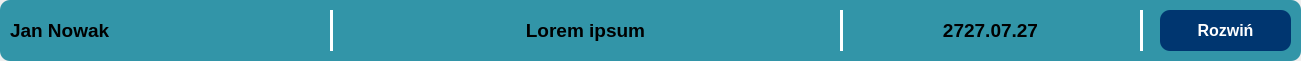
<?xml version="1.0" encoding="UTF-8"?>
<ui version="4.0">
 <class>MailItem</class>
 <widget class="QWidget" name="MailItem">
  <property name="geometry">
   <rect>
    <x>0</x>
    <y>0</y>
    <width>1301</width>
    <height>61</height>
   </rect>
  </property>
  <property name="minimumSize">
   <size>
    <width>1301</width>
    <height>61</height>
   </size>
  </property>
  <property name="windowTitle">
   <string>Form</string>
  </property>
  <widget class="QFrame" name="frame">
   <property name="geometry">
    <rect>
     <x>0</x>
     <y>0</y>
     <width>1301</width>
     <height>61</height>
    </rect>
   </property>
   <property name="minimumSize">
    <size>
     <width>1301</width>
     <height>61</height>
    </size>
   </property>
   <property name="styleSheet">
    <string notr="true">background-color: rgb(50, 149, 168);
border-radius: 10px;
</string>
   </property>
   <property name="frameShape">
    <enum>QFrame::Shape::StyledPanel</enum>
   </property>
   <property name="frameShadow">
    <enum>QFrame::Shadow::Raised</enum>
   </property>
   <widget class="QLabel" name="mailSender">
    <property name="geometry">
     <rect>
      <x>10</x>
      <y>10</y>
      <width>191</width>
      <height>41</height>
     </rect>
    </property>
    <property name="font">
     <font>
      <pointsize>14</pointsize>
      <bold>true</bold>
     </font>
    </property>
    <property name="layoutDirection">
     <enum>Qt::LayoutDirection::LeftToRight</enum>
    </property>
    <property name="styleSheet">
     <string notr="true">
</string>
    </property>
    <property name="text">
     <string>Jan Nowak</string>
    </property>
    <property name="textFormat">
     <enum>Qt::TextFormat::RichText</enum>
    </property>
    <property name="alignment">
     <set>Qt::AlignmentFlag::AlignLeading|Qt::AlignmentFlag::AlignLeft|Qt::AlignmentFlag::AlignVCenter</set>
    </property>
   </widget>
   <widget class="Line" name="line_24">
    <property name="geometry">
     <rect>
      <x>330</x>
      <y>10</y>
      <width>3</width>
      <height>41</height>
     </rect>
    </property>
    <property name="styleSheet">
     <string notr="true">background-color: white;</string>
    </property>
    <property name="orientation">
     <enum>Qt::Orientation::Vertical</enum>
    </property>
   </widget>
   <widget class="QLabel" name="mailTitle">
    <property name="geometry">
     <rect>
      <x>340</x>
      <y>10</y>
      <width>491</width>
      <height>41</height>
     </rect>
    </property>
    <property name="font">
     <font>
      <pointsize>14</pointsize>
      <bold>true</bold>
     </font>
    </property>
    <property name="layoutDirection">
     <enum>Qt::LayoutDirection::LeftToRight</enum>
    </property>
    <property name="styleSheet">
     <string notr="true"/>
    </property>
    <property name="text">
     <string>Lorem ipsum</string>
    </property>
    <property name="textFormat">
     <enum>Qt::TextFormat::RichText</enum>
    </property>
    <property name="alignment">
     <set>Qt::AlignmentFlag::AlignCenter</set>
    </property>
   </widget>
   <widget class="Line" name="line_8">
    <property name="geometry">
     <rect>
      <x>840</x>
      <y>10</y>
      <width>3</width>
      <height>41</height>
     </rect>
    </property>
    <property name="styleSheet">
     <string notr="true">background-color: white;</string>
    </property>
    <property name="orientation">
     <enum>Qt::Orientation::Vertical</enum>
    </property>
   </widget>
   <widget class="QLabel" name="date">
    <property name="geometry">
     <rect>
      <x>850</x>
      <y>10</y>
      <width>281</width>
      <height>41</height>
     </rect>
    </property>
    <property name="font">
     <font>
      <pointsize>14</pointsize>
      <bold>true</bold>
     </font>
    </property>
    <property name="layoutDirection">
     <enum>Qt::LayoutDirection::LeftToRight</enum>
    </property>
    <property name="styleSheet">
     <string notr="true"/>
    </property>
    <property name="text">
     <string>2727.07.27</string>
    </property>
    <property name="textFormat">
     <enum>Qt::TextFormat::RichText</enum>
    </property>
    <property name="alignment">
     <set>Qt::AlignmentFlag::AlignCenter</set>
    </property>
   </widget>
   <widget class="Line" name="line_12">
    <property name="geometry">
     <rect>
      <x>1140</x>
      <y>10</y>
      <width>3</width>
      <height>41</height>
     </rect>
    </property>
    <property name="styleSheet">
     <string notr="true">background-color: white;</string>
    </property>
    <property name="orientation">
     <enum>Qt::Orientation::Vertical</enum>
    </property>
   </widget>
   <widget class="QPushButton" name="mailButton">
    <property name="geometry">
     <rect>
      <x>1160</x>
      <y>10</y>
      <width>131</width>
      <height>41</height>
     </rect>
    </property>
    <property name="font">
     <font>
      <pointsize>12</pointsize>
      <bold>true</bold>
     </font>
    </property>
    <property name="styleSheet">
     <string notr="true">background-color: rgb(0, 54, 112);
border-radius: 10px;
color: white;</string>
    </property>
    <property name="text">
     <string>Rozwiń</string>
    </property>
   </widget>
  </widget>
 </widget>
 <resources/>
 <connections/>
</ui>
